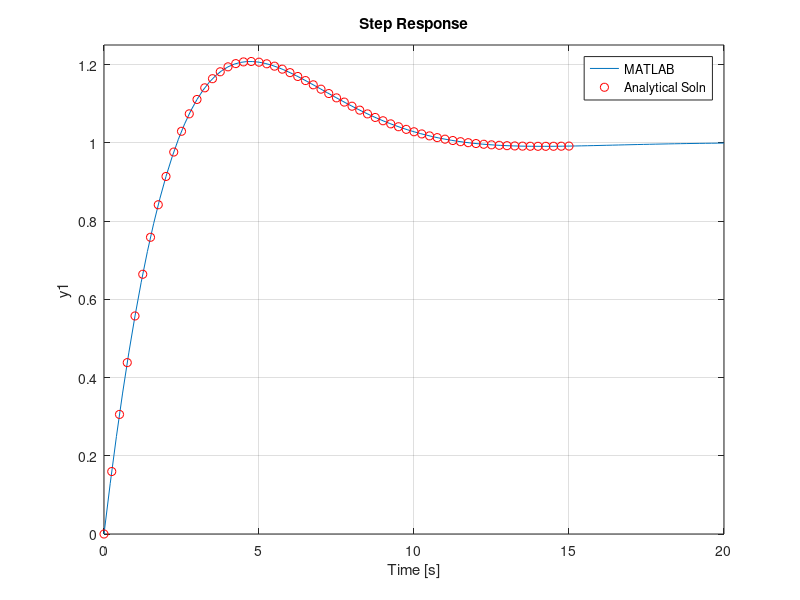

Source code (MATLAB):
%PFE of G(s)* unit step (1/s)
clc
clear

num1 = [0 0 2/3 2/9];
den1 = [1 2/3 2/9 0];

[r,p,k] = residue(num1,den1);

%Plot step of the transfer function vs analytical solution

num2 = [0 2/3 2/9];
den2 = [1 2/3 2/9];

sys = tf(num2, den2);

t = [0:0.25:15];
c_t = 1-exp(-t/3).*cos(t/3)+exp(-t/3).*sin(t/3);

step(sys)
hold on
plot(t,c_t,'ro')
ylim([0 1.25])
legend('MATLAB','Analytical Soln')
hold off